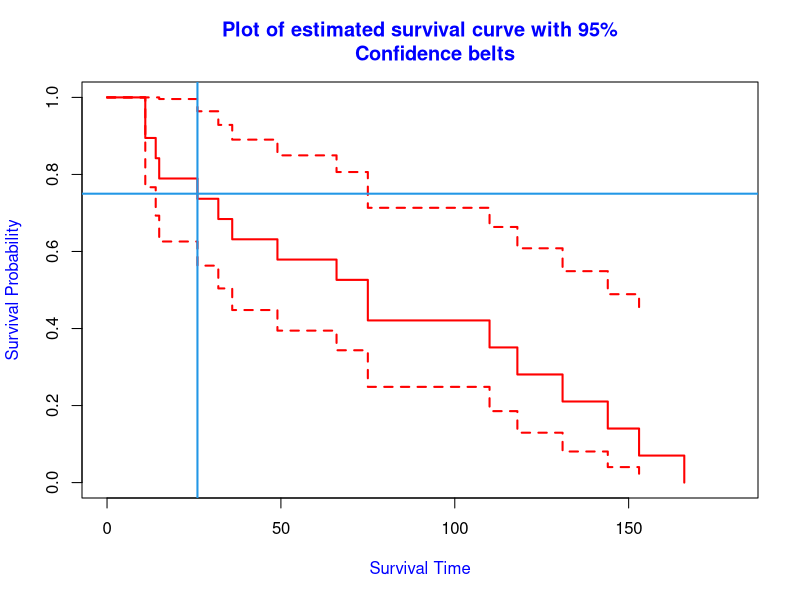
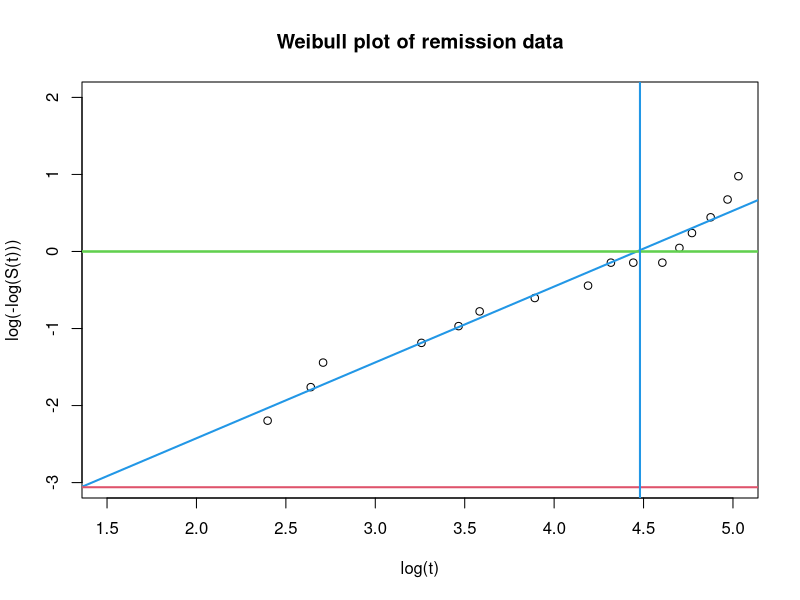

Reproduce these figures in R, in order.
###1
time=c(75,166,110,144,26,118,131,14,49,153,66,36,32,11,11,15,75,85,100)
length(time)
#sort(time)
status=c(rep(1,17),rep(0,2))
dataset=data.frame(time,status)
dataset

#(a)
library(survival)
km.fit=survfit(Surv(time,status==1)~1,data=dataset)
summary(km.fit)

plot(km.fit,col='red',lwd=2,main='Plot of estimated survival curve with 95%
     Confidence belts',col.main='blue',xlab='Survival Time',col.lab='blue',
     xlim=c(0,180),ylab='Survival Probability',col.lab='blue',conf.int=0.95)

#abline(v=45,col=4,lwd=2)
abline(h=0.75,v=26,col=4,lwd=2)

time=km.fit$time[-17]
s=km.fit$surv[-17]
km.fit$time
time
s
x=log(time)
y=log(-log(s))
plot(x,y,xlim=c(1.5,5),ylim=c(-3,2),main="Weibull plot of remission data",
     xlab="log(t)",ylab="log(-log(S(t)))")
abline(lsfit(x,y),col=4,lwd=2)
abline(h=0,col=3,lwd=2)

abline(h=c(0,-3.06),col=c(3,2),lwd=2)
abline(v=4.48,col=4,lwd=2)




###2
#MLEs of Weibull parameters under Type-I censoring

x=c(70,160,105,140,20,113,121,10,44,150,60,30,30,11,11,15)
length(x)
quantile(x,.632)
n=20;t0=180;r=16

library(stats4)   #loading package stats4 for mle()

logL=function(a,b){
  term1=-r*log(b)
  term2=b*r*log(a)
  term3=-(b-1)*sum(log(x))
  term4=sum((x/a)^b)
  term5=(n-r)*((t0/a)^b)
  term1+term2+term3+term4+term5  #-log-likelihood function
}

coefs=coef(mle(minuslogl = logL,start = list(a=quantile(x,.632),b=1.5)))
coefs

var=vcov(mle(minuslogl = logL,start = list(a=quantile(x,.632),b=1.5)))
var

diag(var)
sqrt(diag(var))

#95% confidence interval for scale parameter
LCL=coefs[1]-1.96*sqrt(diag(var)[1])
LCL
UCL=coefs[1]+1.96*sqrt(diag(var)[1])
UCL

#95% confidence interval for shape parameter
LCL=coefs[2]-1.96*sqrt(diag(var)[2])
LCL
UCL=coefs[2]+1.96*sqrt(diag(var)[2])
UCL

## Estimated survival probability after time 200 weeks
1-pweibull(200,shape=coefs[2],scale=coefs[1])
## Estimated 60 percentile
qweibull(0.75,shape=coefs[2],scale=coefs[1])







##3
#parallel
x=c(rep(1,24),rep(0,24),rep(0,24),rep(1,24),rep(log(0.25),8),rep(log(0.5),8),
    rep(log(1),8),rep(log(0.25),8),rep(log(0.5),8),rep(log(1),8) )
x=matrix(x,48,3)
x
ys1=c(6,6.8,6.2,6.6,6.4,6,6.9,6.3)
ys2=c(9.4,8.8,9.4,9.6,9.8,9.2,10.8,10.6)
ys3=c(12.8,13.6,13.4,13.8,12.8,14,13.2,12.8)
yt1=c(4.9,4.8,4.9,4.8,5.3,5.1,4.9,4.7)
yt2=c(8.2,8.1,8.1,8.2,7.6,8.3,8.2,8.1)
yt3=c(11,11.5,11.4,11.8,11.8,11.4,11.7,11.4)
y=c(ys1,ys2,ys3,yt1,yt2,yt3)
y
b=solve(t(x)%*%x)%*%t(x)%*%y
b
b[1]
M=(b[2]-b[1])/b[3] ##Estimate of log-potency
M
yhat=x%*%b
yhat
s=sum((y-yhat)^2)/45
s
r1=exp(M) ##Estimate of potency
r1
v=s*solve(t(x)%*%x)
v
h=(1/b[3])*c(-1,1,-M)
h
var.M=t(h)%*%v%*%h
var.M
s.e.M=sqrt(var.M)
s.e.M
s.e.r1=sqrt(r1^2*var.M)
s.e.r1
LCL=exp(M-1.96*s.e.M)
LCL
UCL=exp(M+1.96*s.e.M)
UCL



#Slope-ratio
x=c(rep(1,48),rep(0.25,8),rep(0.5,8),rep(1,8),rep(0,24),rep(0,24),
    rep(0.25,8),rep(0.5,8),rep(1,8) )
x=matrix(x,48,3)
x
y
b=solve(t(x)%*%x)%*%t(x)%*%y
b
r2=b[3]/b[2]
r2

yhat=x%*%b
yhat
s=sum((y-yhat)^2)/45
s
v=s*solve(t(x)%*%x)
v
h=(1/b[2])*c(0,-r2,1)
h
var.r2=t(h)%*%v%*%h
var.r2
s.e.r2=sqrt(var.r2)
s.e.r2

LCL=r2-1.96*s.e.r2
LCL
UCL=r2+1.96*s.e.r2
UCL



##4
##Practical for odds ratio
n=35840;p11=0.0140;p12=0.1147;p21=0.0088;p22=0.8625
n11=n*0.0140
n12=n*0.1147
n21=n*0.0088
n22=n*0.8625
data <- matrix(c(n11,n12,n21,n22), 
               nrow = 2,byrow = TRUE,
               dimnames = list("Birthweight" = c("<= 2.5 kg", "> 2.5 kg"),
                               "Outcome" = c("Dead", "Alive")))
data
#install.packages("epitools")
library(epitools)

#(i)
odds.ratio<- oddsratio(data)
odds.ratio

#(ii)
chi_test <- chisq.test(data)
chi_test


o=(n11*n22)/(n12*n21)
o

ar=(p11*p22-p12*p21)/((p11+p21)*(p21+p22))
ar
se=sqrt((p12+ar*(p11+p22))/(n*p21))
se

LCL=1-exp(log(1-ar)+1.96*se)
LCL
UCL=1-exp(log(1-ar)-1.96*se)
UCL
